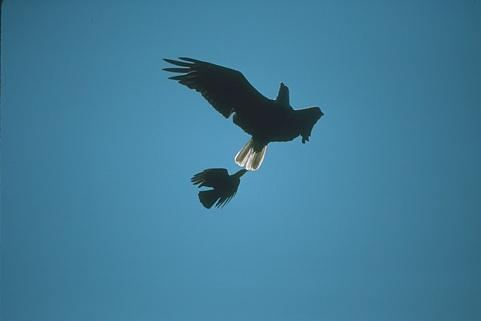
#> input picture оригиналы/bird.bmp, 481 x 321 px, found by its file name
$ jupyter execute color_images-checkpoint.ipynb
#> lines starting #> are read from the running program, lines starting #| are printed output that depends on the picture
[cell 1]
import argparse
import math
import numpy as np
import skimage.io
import skimage.transform
import matplotlib.pyplot as plt

[cell 2]
N = 256

[cell 3]
img = skimage.io.imread("bird.bmp")
#> img is the input picture: shape (321, 481, 3); mean R, G, B 65.3, 124.2, 152.7
height, width = img.shape[:2]
#> height = 321; width = 481
general_number = height*width
#> general_number = 154401

[cell 4]
H1 = [0] * N
H2 = [0] * N
H3 = [0] * N
for i in range (height) :
    for j in range (width) :
        H1[img[i][j][0]] += 1
        H2[img[i][j][1]] += 1
        H3[img[i][j][2]] += 1

[cell 5]
H_first_1, H_first_2, H_first_3 = [], [], []
for i in range(N) :
    H_first_1.append((H1[i], i, i))
    H_first_2.append((H2[i], i, i))
    H_first_3.append((H3[i], i, i))

[cell 6]
a1 = np.arange(0,N,1)
b1 = [0]*N
a2 = np.arange(0,N,1)
b2 = [0]*N
a3 = np.arange(0,N,1)
b3 = [0]*N

[cell 7]
for i in range(N) :
    b1[i] = H_first_1[i][0]
    b2[i] = H_first_2[i][0]
    b3[i] = H_first_3[i][0]

[cell 8]
plt.bar(a1, b1, color="red")
plt.show()
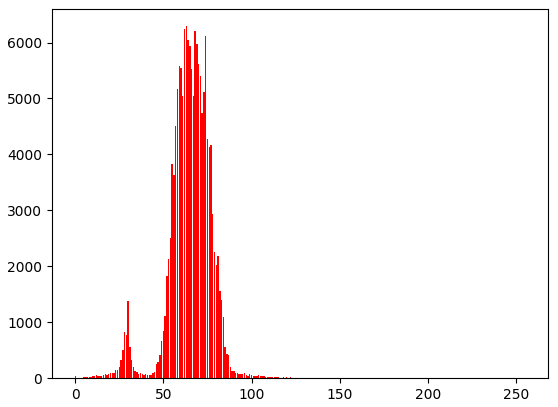
#> figure drawn by matplotlib, 1 panel; tallest bar 6292 high, from x = 62.6 to 63.4
plt.bar(a2, b2, color="green")
plt.show()
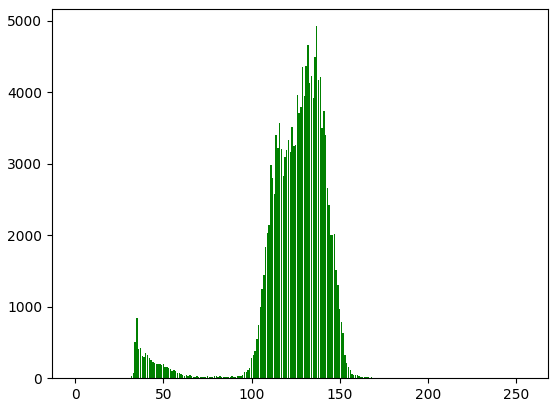
#> figure drawn by matplotlib, 1 panel; tallest bar 4922 high, from x = 136.6 to 137.4
plt.bar(a3, b3, color="blue")
plt.show()
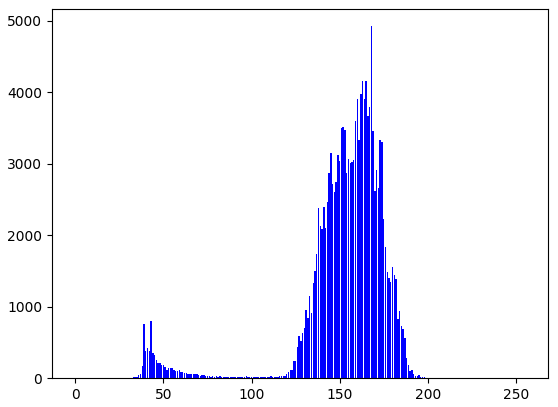
#> figure drawn by matplotlib, 1 panel; tallest bar 4924 high, from x = 167.6 to 168.4

[cell 9]
left = 0
right = 0
n = height*width
#> n = 154401
sum1 = 0
sum2 = 0
for i in range(255, -1, -1) :
    sum1 += H_first_1[i][0]
    if sum1/n > 0.01:
        left = i
        break
#> after the loop, sum1 = 1608
for i in range(0, N) :
    sum2 += H_first_1[i][0]
    if sum2/n > 0.01 :
        right = i
        break
#> after the loop, sum2 = 1776
span1 = left-right

print(left, right)

left = 0
right = 0
sum1 = 0
sum2 = 0

for i in range(255, -1, -1) :
    sum1 += H_first_2[i][0]
    if sum1/n > 0.01:
        left = i
        break
#> after the loop, sum1 = 1975
for i in range(0, N) :
    sum2 += H_first_2[i][0]
    if sum2/n > 0.01 :
        right = i
        break
#> after the loop, sum2 = 1895
span2 = left-right

print(left, right)

left = 0
right = 0
sum1 = 0
sum2 = 0

for i in range(255, -1, -1) :
    sum1 += H_first_3[i][0]
    if sum1/n > 0.01:
        left = i
        break
#> after the loop, sum1 = 1570
for i in range(0, N) :
    sum2 += H_first_3[i][0]
    if sum2/n > 0.01 :
        right = i
        break
#> after the loop, sum2 = 1907
span3 = left-right

print(left, right)

[cell 10]
def GetValleys(H) :
    n = len(H)
#> n = 256
    valleys = []
    if H[0][0] < H[1][0] :
        valleys.append(H[0][1])
    if H[0][0] == H[1][0] :
        k = 1
        while H[0][0] == H[k][0]:
            k += 1
        k -= 1
        if H[k+1][0] > H[k][0]:
            valleys.append(H[k // 2][1])
    flag = True
    i = 1
    while i < n-1 :
        if (H[i][0] < H[i-1][0]) and (H[i][0] < H[i+1][0]) :
            valleys.append(H[i][1])
        elif H[i][0] < H[i-1][0] :
            k = 1
            while k + i < n and H[i][0] == H[i+k][0] :
                k += 1
            k -= 1
            if k + i == n - 1 :
                valleys.append(H[i + k // 2][1])
                flag = False
            elif H[i + k][0] < H[i + 1 + k][0] :
                valleys.append(H[i + k // 2][1])
            i += k
        i += 1
#> after the loop, i = 256; valleys = 60 values from 1 to 254
    if flag == True and H[n-1][0] < H[n-2][0] :
        valleys.append(H[n-1][1])
    return valleys

[cell 11]
def GetNextHist(H, valleys, w) :
    if len(valleys) == 0 :
        return H
    new_H = []
    left = 0
    right = 0
    index = 0
    if valleys[0] == H[0][1]:
        index = 1
    for r in range (index, len(valleys)) :
        for m in range (len(H)) :
            (h, l, lR) = H[m]
            if l == valleys[r] :
                right = m
                break
        if H[right][1] - H[left][1] <= w :
            bin = GetMergeBin(H, left, right)
            new_H.append(bin)
        else :
            #print(left, right)
            bins = GetMergeSetofBins(H, left, right, w)
            new_H.extend(bins)
        if new_H[len(new_H)-1] == H[right] :
            left = right
            new_H.pop()
        else : left = right + 1
    if left < len(H):
        if H[len(H)-1][1] - H[left][1] <= w:
            bin = GetMergeBin(H, left, len(H)-1)
            new_H.append(bin)
        else :
            bins = GetMergeSetofBins(H, left, len(H)-1, w)
            new_H.extend(bins)
    return new_H
def GetMergeBin(H, left, right) :
    count = 0
    int = 0
    num = 0
    for i in range (left, right + 1) :
        count += H[i][0]
        num += 1
        int += H[i][1]
    #print(num)
    bin = (count, int // num, H[right][2])
    return bin
def GetMergeSetofBins(H, left, right, w) :
    bins = []
    num = 0
    for i in range (left, right + 1) :
        num += 1
        bins.append(H[i])
    min_index = FindMinDistance(bins)
    a = bins[min_index+1][1] - bins[min_index][1]
    while (a <= w) :
        bins_1 = []
        for i in range(min_index) :
            bins_1.append(bins[i])
        bins_1.append((bins[min_index][0] + bins[min_index + 1][0],
                       (bins[min_index][1] + bins[min_index + 1][1]) // 2,
                       bins[min_index+1][2]))
        for i in range (min_index + 2, len(bins)) :
            bins_1.append(bins[i])
        bins = bins_1
        min_index = FindMinDistance(bins)
        if min_index == -1 : break
        a = bins[min_index+1][1] - bins[min_index][1]
    return bins
def FindMinDistance(bins) :
    min_index = -1
    if (len(bins) == 1): return min_index
    min_distance = 256
    for i in range(len(bins) - 1) :
        if bins[i+1][1] - bins[i][1] < min_distance :
            min_distance = bins[i+1][1] - bins[i][1]
            min_index = i
    return min_index

[cell 12]
Hists1 = []
Hists2 = []
Hists3 = []
Hists1.append(H_first_1)
Hists2.append(H_first_2)
Hists3.append(H_first_3)
valleys1 = GetValleys(H_first_1)
H_second_1 = GetNextHist(H_first_1, valleys1, 15*span1/N) #15*span1/N
valleys2 = GetValleys(H_first_2)
H_second_2 = GetNextHist(H_first_2, valleys2, 15*span2/N)
valleys3 = GetValleys(H_first_3)
H_second_3 = GetNextHist(H_first_3, valleys3, 15*span3/N)
while H_first_1 != H_second_1 :
    Hists1.append(H_second_1)
    H_first_1 = H_second_1
    a1 = [0]*len(H_first_1)
    b1 = [0]*len(H_first_1)
    for i in range(len(H_first_1)) :
        a1[i] = H_first_1[i][1]
        b1[i] = H_first_1[i][0]
    plt.bar(a1, b1, color="red")
    plt.show()
    valleys1 = GetValleys(H_first_1)
    H_second_1 = GetNextHist(H_first_1, valleys1, 15*span1/N)
#> this loop made 2 passes
#> pass 1, `plt.show()`:
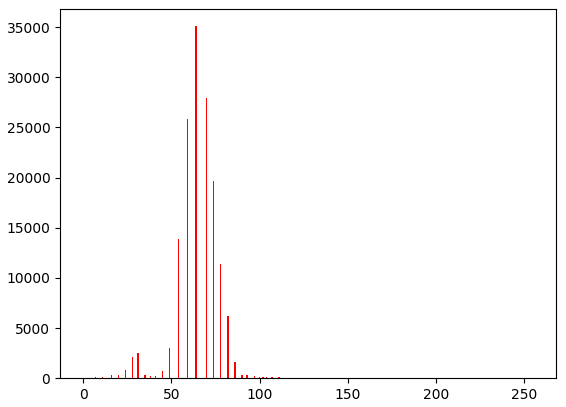
#> figure drawn by matplotlib, 1 panel; tallest bar 35088 high, from x = 63.6 to 64.4
#> pass 2, `plt.show()`:
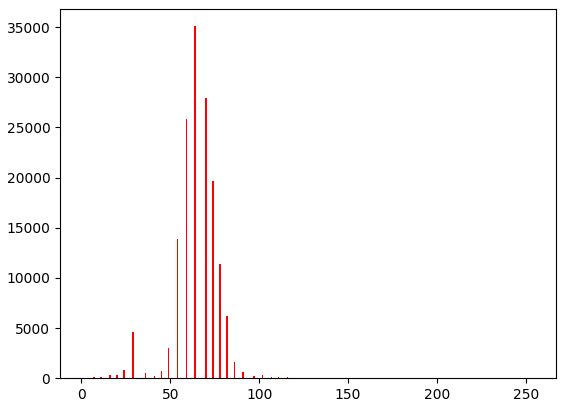
#> figure drawn by matplotlib, 1 panel; tallest bar 35088 high, from x = 63.6 to 64.4
while H_first_2 != H_second_2 :
    Hists2.append(H_second_2)
    H_first_2 = H_second_2
    a2 = [0]*len(H_first_2)
    b2 = [0]*len(H_first_2)
    for i in range(len(H_first_2)) :
        a2[i] = H_first_2[i][1]
        b2[i] = H_first_2[i][0]
    plt.bar(a2, b2, color="green")
    plt.show()
    valleys2 = GetValleys(H_first_2)
    H_second_2 = GetNextHist(H_first_2, valleys2, 15*span2/N)
#> this loop made 3 passes
#> pass 1, `plt.show()`:
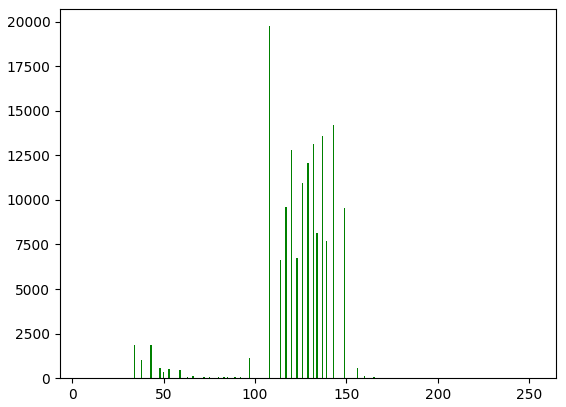
#> figure drawn by matplotlib, 1 panel; tallest bar 19744 high, from x = 107.6 to 108.4
#> pass 2, `plt.show()`:
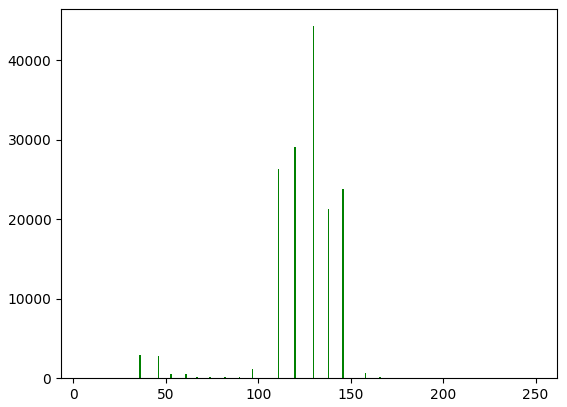
#> figure drawn by matplotlib, 1 panel; tallest bar 44318 high, from x = 129.6 to 130.4
while H_first_3 != H_second_3 :
    Hists3.append(H_second_3)
    H_first_3 = H_second_3
    a3 = [0]*len(H_first_3)
    b3 = [0]*len(H_first_3)
    for i in range(len(H_first_3)) :
        a3[i] = H_first_3[i][1]
        b3[i] = H_first_3[i][0]
    plt.bar(a3, b3, color="blue")
    plt.show()
    valleys3 = GetValleys(H_first_3)
    H_second_3 = GetNextHist(H_first_3, valleys3, 15*span3/N)
#> this loop made 3 passes
#> pass 1, `plt.show()`:
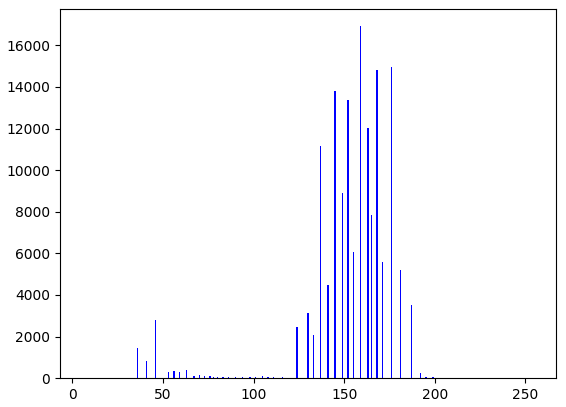
#> figure drawn by matplotlib, 1 panel; tallest bar 16923 high, from x = 158.6 to 159.4
#> pass 2, `plt.show()`:
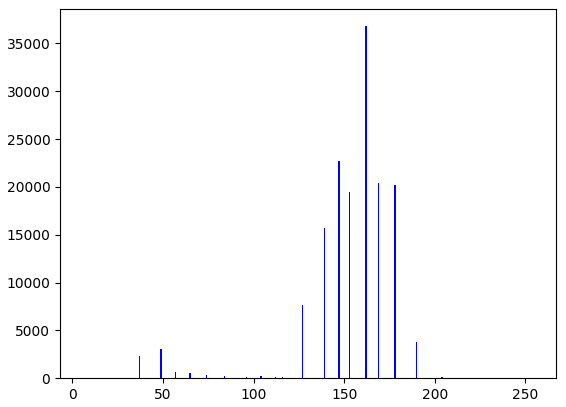
#> figure drawn by matplotlib, 1 panel; tallest bar 36794 high, from x = 161.6 to 162.4
H1 = Hists1[len(Hists1)-1]
H2 = Hists2[len(Hists2)-1]
H3 = Hists3[len(Hists3)-1]

[cell 13]
for i in range (height) :
    for j in range (width) :
        color1 = img[i][j][0]
        color2 = img[i][j][1]
        color3 = img[i][j][2]
        for k in range(len(H1)):
            if color1 <= H1[k][2] :
                img[i][j][0] = H1[k][1]
                break
        for k in range(len(H2)):
            if color2 <= H2[k][2] :
                img[i][j][1] = H2[k][1]
                break
        for k in range(len(H3)):
            if color3 <= H3[k][2] :
                img[i][j][2] = H3[k][1]
                break
res = np.clip(img, 0, 255)
res = res.astype(np.uint8)
skimage.io.imsave("bird_initial.bmp", res)

[cell 14]
arr = []
for i in range (height) :
    for j in range (width) :
        (color1, color2, color3) = img[i][j]
        flag = True
        for k in range (len(arr)) :
            if arr[k][0] == (color1, color2, color3):
                count = arr[k][1]
                arr[k] = ((color1, color2, color3), count+1)
                flag = False
                break
        if flag == True:
            arr.append(((color1, color2, color3), 1))
#print(len(arr))

[cell 15]
Nd = general_number//1000
Td = 20
c = 0
small_areas = []
for i in range(len(arr)) :
    if arr[i][1] < Nd :
        small_areas.append(arr[i])
        c += arr[i][1]
#print(c)

[cell 16]
while len(small_areas) != 0 :
    #print(small_areas)
    #print(arr)
    ((color1, color2, color3), number) = small_areas[0]
    small_areas.remove(((color1, color2, color3), number))
    arr_index = -1
    min_distance = N
    for i in range (len(arr)) :
        if arr[i] != ((color1, color2, color3), number) and max(abs(int(arr[i][0][0]) - int(color1)),
                                                                abs(int(arr[i][0][1]) - int(color2)),
                                                                abs(int(arr[i][0][2]) - int(color3))) < min_distance :
            min_distance = max(abs(int(arr[i][0][0]) - int(color1)),
                               abs(int(arr[i][0][1]) - int(color2)),
                               abs(int(arr[i][0][2]) - int(color3)))
            arr_index = i
    if any([item == arr[arr_index] for item in small_areas]) :
        small_areas.remove(arr[arr_index])
    count = arr[arr_index][1]
    count += number
    arr[arr_index] = (arr[arr_index][0], count)
    base_elem = arr[arr_index]
    arr.remove(((color1, color2, color3), number))

    if base_elem[1] < Nd :
        small_areas.append(base_elem)
    else :
        for i in range (height) :
            for k in range (width) :
                if img[i][k][0] == color1 and img[i][k][1] == color2 and img[i][k][2] == color3 :
                    img[i][k][0] = base_elem[0][0]
                    img[i][k][1] = base_elem[0][1]
                    img[i][k][2] = base_elem[0][2]
#> img: shape (321, 481, 3); mean R, G, B 65.1, 124.4, 153.2

[cell 17]
def Dist(arr) :
    min_dist = N
    c1 = -1
    c2 = -1
    length = len(arr)
    for i in range (0, length) :
        for j in range (i+1, length):
            if max(abs(int(arr[j][0][0]) - int(arr[i][0][0])),
                   abs(int(arr[j][0][1]) - int(arr[i][0][1])),
                   abs(int(arr[j][0][2]) - int(arr[i][0][2]))) < min_dist:
                min_dist = max(abs(int(arr[j][0][0]) - int(arr[i][0][0])),
                               abs(int(arr[j][0][1]) - int(arr[i][0][1])),
                               abs(int(arr[j][0][2]) - int(arr[i][0][2])))
                c1 = i
                c2 = j
    return (min_dist, c1, c2)

[cell 18]
while (a := Dist(arr))[0] < Td :
    i1 = a[1]
    i2 = a[2]
    (color1, num1) = arr[i1]
    (color2, num2) = arr[i2]
    arr.remove((color1, num1))
    arr.remove((color2, num2))
    arr.append(((num1*color1[0]//(num1+num2)+num2*color2[0]//(num1+num2),
                num1*color1[1]//(num1+num2)+num2*color2[1]//(num1+num2),
                num1*color1[2]//(num1+num2)+num2*color2[2]//(num1+num2)), num1+num2))
    # [8 lines of commented-out code are left out]
    for i in range (height) :
        for k in range (width) :
            if img[i][k][0] == color1[0] and img[i][k][1] == color1[1] and img[i][k][2] == color1[2] :
                img[i][k][0] = arr[len(arr)-1][0][0]
                img[i][k][1] = arr[len(arr)-1][0][1]
                img[i][k][2] = arr[len(arr)-1][0][2]
            if img[i][k][0] == color2[0] and img[i][k][1] == color2[1] and img[i][k][2] == color2[2] :
                img[i][k][0] = arr[len(arr)-1][0][0]
                img[i][k][1] = arr[len(arr)-1][0][1]
                img[i][k][2] = arr[len(arr)-1][0][2]
#> this loop made 38 passes
